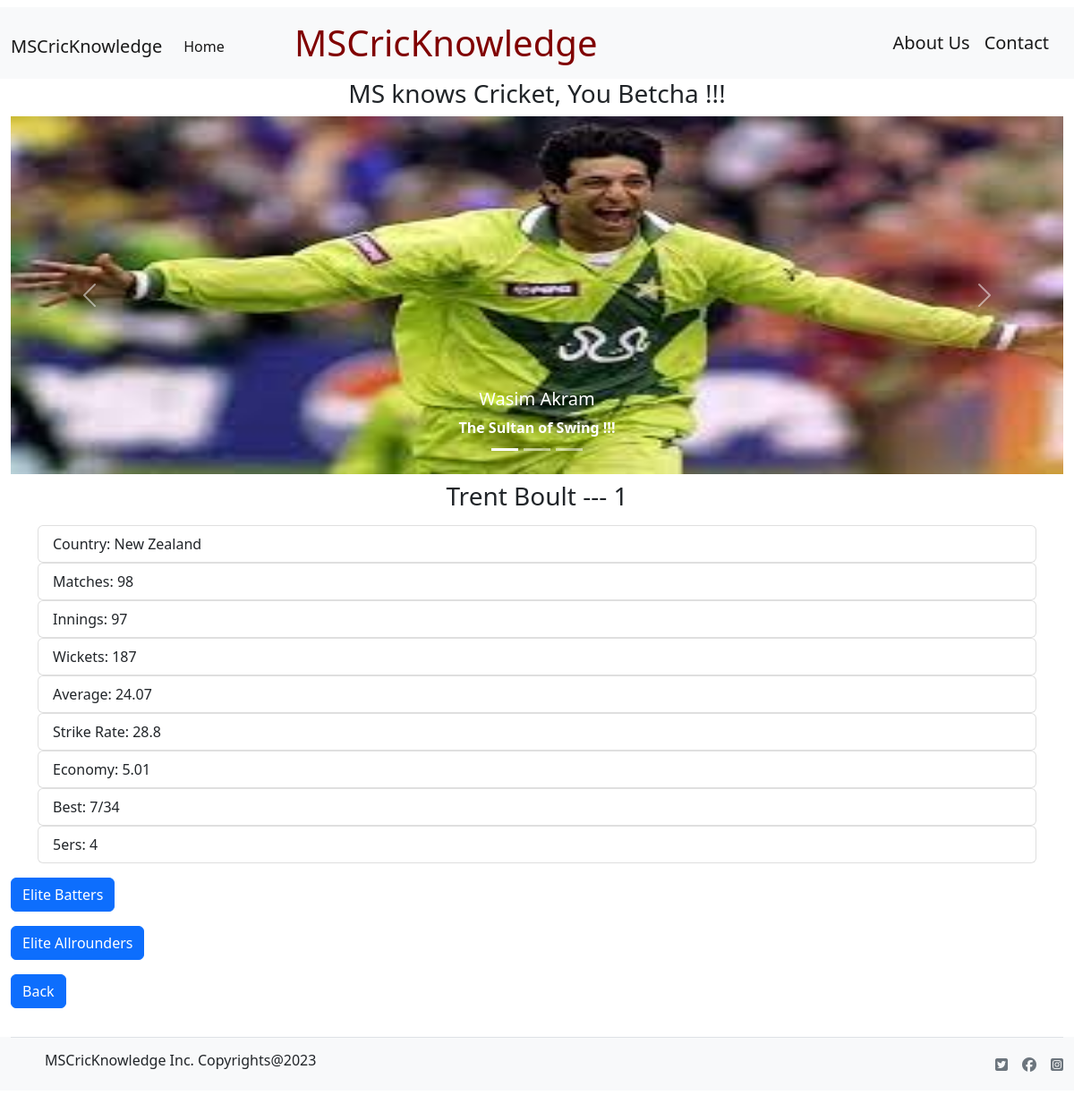
The page /statsEliteBowlers/1 on the database its author committed.
### tables this page shows
CREATE TABLE "elite_bowlers" (
	"id"	INTEGER NOT NULL,
	"name"	TEXT NOT NULL,
	"country"	TEXT,
	"matches"	INTEGER,
	"innings"	INTEGER,
	"wickets"	INTEGER,
	"average"	REAL,
	"econ"	INTEGER,
	"sr"	REAL,
	"best_figure"	TEXT,
	"ranking"	INTEGER,
	"five_wkt_hauls"	INTEGER,
	PRIMARY KEY("id" AUTOINCREMENT)
);

### main.py (the view)
@app.route('/statsEliteBowlers/<id>')
def statsEliteBowler(id):
    stats = load_bowler(id)
    if not stats:
        return 'Not found', 404
    else:
        return render_template('statsBowler.html', stats=stats)

### main.py (called while the page is built)
def load_bowler(id):
    with engine.connect() as conn:
        statsEBo = conn.execute(
            'SELECT * FROM elite_bowlers WHERE id= :val', val=id)
        row = statsEBo.all()
        if row == 0:
            return None
        else:
            return dict(row[0])

### templates/statsBowler.html (shortened to what this page needs)
{% extends 'base.html' %}
{% block body %}
<div class="container-fluid">
    <div id="carouselExampleDark" class="carousel carousel-light slide" data-bs-ride="carousel">
        <div class="carousel-indicators">
            <button type="button" data-bs-target="#carouselExampleDark" data-bs-slide-to="0" class="active"
                aria-current="true" aria-label="Wasim Akram"></button>
            <button type="button" data-bs-target="#carouselExampleDark" data-bs-slide-to="1"
                aria-label="Glenn Mcgrath"></button>
            <button type="button" data-bs-target="#carouselExampleDark" data-bs-slide-to="2"
                aria-label="Shane Warne"></button>
        </div>
        <div class="carousel-inner">
            <div class="carousel-item active" data-bs-interval="10000">
                <img src="../static/media/ebo1.jpg" class="d-block w-100 contact-pics" alt="Wasim Akram Picture">
                <div class="carousel-caption d-none d-md-block">
                    <h5>Wasim Akram</h5>
                    <b>The Sultan of Swing !!!</b>
                </div>
            </div>
        </div>
        <button class="carousel-control-prev" type="button" data-bs-target="#carouselExampleDark" data-bs-slide="prev">
            <span class="carousel-control-prev-icon" aria-hidden="true"></span>
        </button>
        <button class="carousel-control-next" type="button" data-bs-target="#carouselExampleDark" data-bs-slide="next">
            <span class="carousel-control-next-icon" aria-hidden="true"></span>
        </button>
    </div>
    <div class="container my-2">
        <h3 class="text-center my-2">{{ stats.name }}  --- {{stats.ranking}} </h3>
        <ul class="list-group">
            <li class="list-group-item">Country: {{stats.country}}</li>
        </ul>
        <ul class="list-group">
            <li class="list-group-item">Matches: {{stats.matches}}</li>
        </ul>
        <ul class="list-group">
            <li class="list-group-item">Innings: {{stats.innings}}</li>
        </ul>
        <ul class="list-group">
            <li class="list-group-item">Wickets: {{stats.wickets}}</li>
        </ul>
        <ul class="list-group">
            <li class="list-group-item">Average: {{stats.average}}</li>
        </ul>
        <ul class="list-group">
            <li class="list-group-item">Strike Rate: {{stats.sr}}</li>
        </ul>
        <ul class="list-group">
            <li class="list-group-item">Economy: {{stats.econ}}</li>
        </ul>
        <ul class="list-group">
            <li class="list-group-item">Best: {{stats.best_figure}}</li>
        </ul>
        <ul class="list-group">
            <li class="list-group-item">5ers: {{stats.five_wkt_hauls}}</li>
        </ul>
    </div>
    <div class="conatiner">
        <a href="/statsEliteBatters" type="button" class="btn btn-primary my-2" >Elite Batters</a>
    </div>
    <div class="conatiner">
        <a href="/statsEliteAllrounders" type="button" class="btn btn-primary my-2" >Elite Allrounders</a>
    </div>
    <div class="conatiner">
        <a href="/statsEliteBowlers" type="button" class="btn btn-primary my-2" >Back</a>
    </div>
</div>
{% endblock %}

### static/css/style.css (style rules this page uses)
body { color: #ebf1f7; }
li { list-style-type: none; }
.contact-pics { height: 400px; }

### rows shown on the page
elite_bowlers: name "Trent Boult", ranking "1", country "New Zealand", matches "98", innings "97", wickets "187", average "24.07", sr "28.8", econ "5.01", best_figure "7/34", five_wkt_hauls "4"
